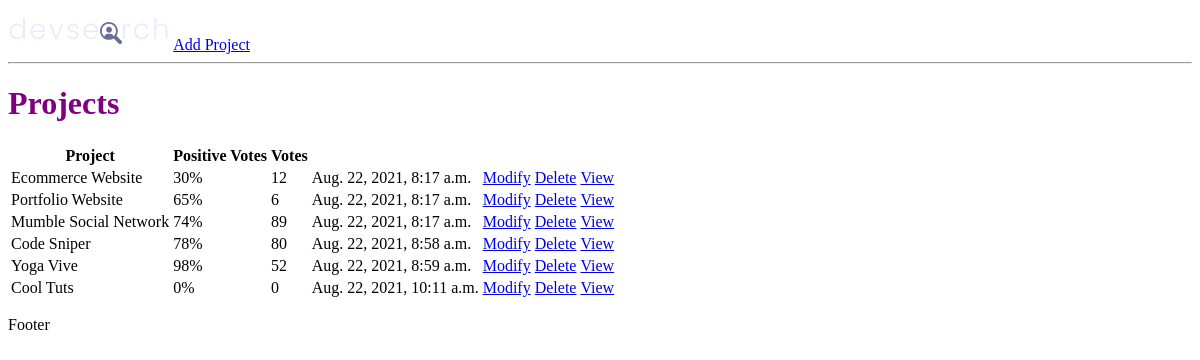
Before: / with the older database file.
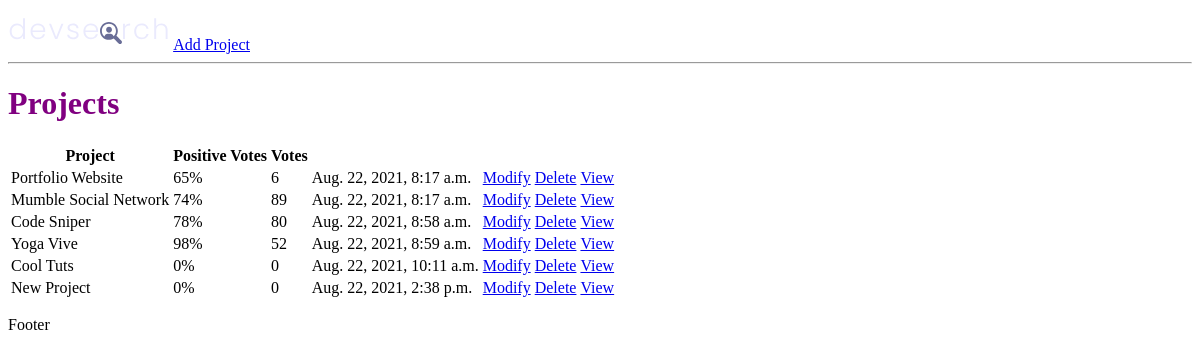
After: the same page with the newer database file.
### projects/models.py (models this page shows, shortened)
class Project(models.Model):
    title = models.CharField(max_length=200)
    description = models.TextField(null=True, blank=True)
    featured_image = models.ImageField(null=True, blank=True, default='default.jpg')
    demo_link = models.CharField(max_length=2000, null=True, blank=True)
    source_link = models.CharField(max_length=2000, null=True, blank=True)
    tags = models.ManyToManyField('Tag', blank=True)
    vote_total = models.IntegerField(default=0, null=True, blank=True)
    vote_ratio = models.IntegerField(default=0, null=True, blank=True)
    create = models.DateTimeField(auto_now_add=True)
    id = models.UUIDField(default=uuid.uuid4, unique=True, primary_key=True, editable=False)

### projects/views.py (the view)
# urls.py: path('', include('projects.urls')),
def projects(request):
    projects = Project.objects.all()
    context = {
        'projects' : projects,
    }
    return render(request, 'projects/projects.html', context)

### projects/templates/projects/projects.html
{% extends 'main.html' %}
{% block content %}
    <h1>Projects</h1>
    <table>
        <tr>
            <th>Project</th>
            <th>Positive Votes</th>
            <th>Votes</th>
            <th></th>
            <th></th>
        </tr>
        {% for project in projects %}
            <tr>
                <td>{{project.title}}</td>
                <td>{{project.vote_ratio}}%</td>
                <td>{{project.vote_total}}</td>
                <td>{{project.create}}</td>
                <td><a href="{% url 'update-project' pk=project.id %}">Modify</a></td>
                <td><a href="{% url 'delete-project' pk=project.id %}">Delete</a></td>
                <td><a href="{% url 'project' pk=project.id %}">View</a></td>
            </tr>
        {% endfor %}
    </table>
{% endblock content %}

### templates/main.html (shortened to what this page needs)
<!DOCTYPE html>
{% load static %}
<html lang="en">
<head>
    <link rel="stylesheet" type="text/css" media="screen" href="{% static 'styles/main.css' %}">
</head>
<body>
    {% include 'navbar.html' %}
    {% block content %}
    {% endblock content %}
    <p>Footer</p>
</body>
</html>

### templates/navbar.html
{% load static %}
<img src="{% static 'images/logo.svg' %}">
<a href="{% url 'create-project' %}">Add Project</a>
<hr>

### static/styles/main.css (style rules this page uses)
h1 { color: purple; }

Changed rows visible on the page:
removed Project: title "Ecommerce Website", vote_ratio "30", vote_total "12", create "Aug. 22, 2021, 8:17 a.m."
added Project: title "New Project", vote_ratio "0", vote_total "0", create "Aug. 22, 2021, 2:38 p.m."
